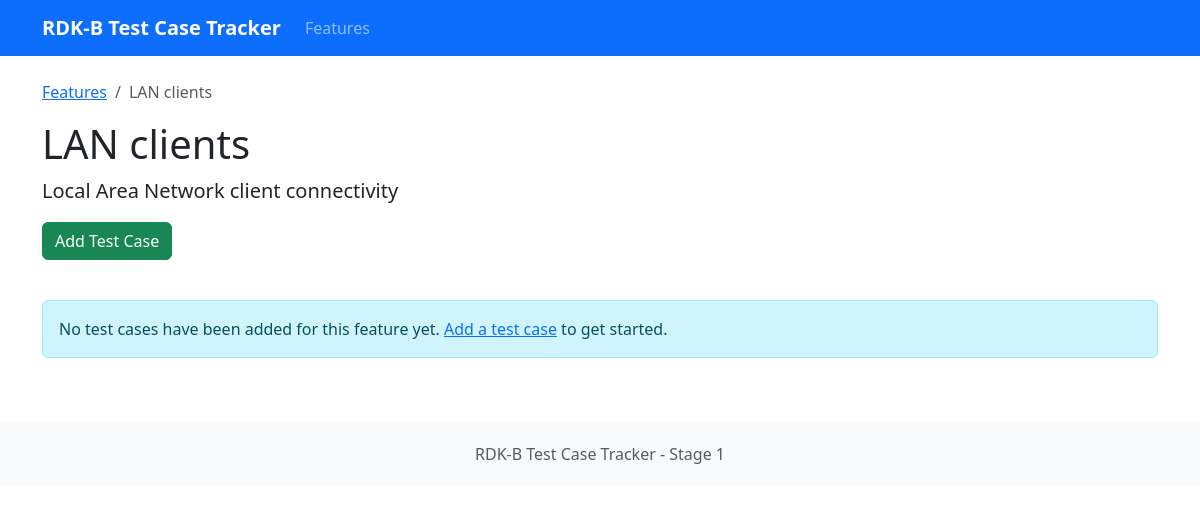
Page /feature/13 on the committed database.
### tables this page shows
CREATE TABLE features (
            id INTEGER PRIMARY KEY AUTOINCREMENT,
            name TEXT NOT NULL,
            description TEXT
        );

### app.py (the view)
@app.route('/feature/<int:feature_id>')
def feature_details(feature_id):
    conn = sqlite3.connect(app.config['DATABASE'])
    conn.row_factory = sqlite3.Row
    cursor = conn.cursor()
    cursor.execute("SELECT * FROM features WHERE id = ?", (feature_id,))
    feature = cursor.fetchone()
    cursor.execute("SELECT * FROM test_cases WHERE feature_id = ? ORDER BY name", (feature_id,))
    test_cases = cursor.fetchall()
    conn.close()
    return render_template('feature.html', feature=feature, test_cases=test_cases)

### templates/feature.html (shortened to what this page needs)
{% extends "layout.html" %}
{% block content %}
<div class="row mb-4">
    <div class="col">
        <nav aria-label="breadcrumb">
            <ol class="breadcrumb">
                <li class="breadcrumb-item"><a href="/">Features</a></li>
                <li class="breadcrumb-item active">{{ feature.name }}</li>
            </ol>
        </nav>
        <h1>{{ feature.name }}</h1>
        <p class="lead">{{ feature.description }}</p>
        <a href="{{ url_for('add_test_case', feature_id=feature.id) }}" class="btn btn-success mb-3">
             Add Test Case
        </a>
    </div>
</div>
<div class="row">
    <div class="col">
        {% if test_cases %}
            <div class="table-responsive">
                <table class="table table-striped table-hover">
                    <thead class="table-dark">
                        <tr>
                            <th>Name</th>
                            <th>Description</th>
                            <th>Expected Result</th>
                            <th>Status</th>
                            <th>Last Updated</th>
                            <th>Actions</th>
                        </tr>
                    </thead>
                    <tbody>
                        {% for test in test_cases %}
                            <tr>
                                <td>{{ test.name }}</td>
                                <td>{{ test.description }}</td>
                                <td>{{ test.expected_result }}</td>
                                <td>
                                    {% if test.status == 'Passed' %}
                                        <span class="badge bg-success">Passed</span>
                                    {% elif test.status == 'Failed' %}
                                        <span class="badge bg-danger">Failed</span>
                                    {% elif test.status == 'In Progress' %}
                                        <span class="badge bg-warning text-dark">In Progress</span>
                                    {% else %}
                                        <span class="badge bg-secondary">Not Started</span>
                                    {% endif %}
                                </td>
                                <td>{{ test.updated_at }}</td>
                                <td>
                                    <a href="{{ url_for('edit_test_case', test_id=test.id) }}" class="btn btn-sm btn-primary">Edit</a>
                                    <button type="button" class="btn btn-sm btn-danger" data-bs-toggle="modal" data-bs-target="#deleteModal{{ test.id }}">Delete</button>
                                    <div class="modal fade" id="deleteModal{{ test.id }}" tabindex="-1" aria-labelledby="deleteModalLabel" aria-hidden="true">
                                        <div class="modal-dialog">
                                            <div class="modal-content">
                                                <div class="modal-header">
                                                    <h5 class="modal-title" id="deleteModalLabel">Confirm Deletion</h5>
                                                    <button type="button" class="btn-close" data-bs-dismiss="modal" aria-label="Close"></button>
                                                </div>
                                                <div class="modal-body">
                                                    Are you sure you want to delete the test case "{{ test.name }}"?
                                                </div>
                                                <div class="modal-footer">
                                                    <button type="button" class="btn btn-secondary" data-bs-dismiss="modal">Cancel</button>
                                                    <form action="{{ url_for('delete_test_case', test_id=test.id) }}" method="post">
                                                        <button type="submit" class="btn btn-danger">Delete</button>
                                                    </form>
                                                </div>
                                            </div>
                                        </div>
                                    </div>
                                </td>
                            </tr>
                        {% endfor %}
                    </tbody>
                </table>
            </div>
        {% else %}
            <div class="alert alert-info">
                No test cases have been added for this feature yet.
                <a href="{{ url_for('add_test_case', feature_id=feature.id) }}">Add a test case</a> to get started.
            </div>
        {% endif %}
    </div>
</div>
{% endblock content %}

### rows in the picture
features: name "LAN clients", description "Local Area Network client connectivity"
